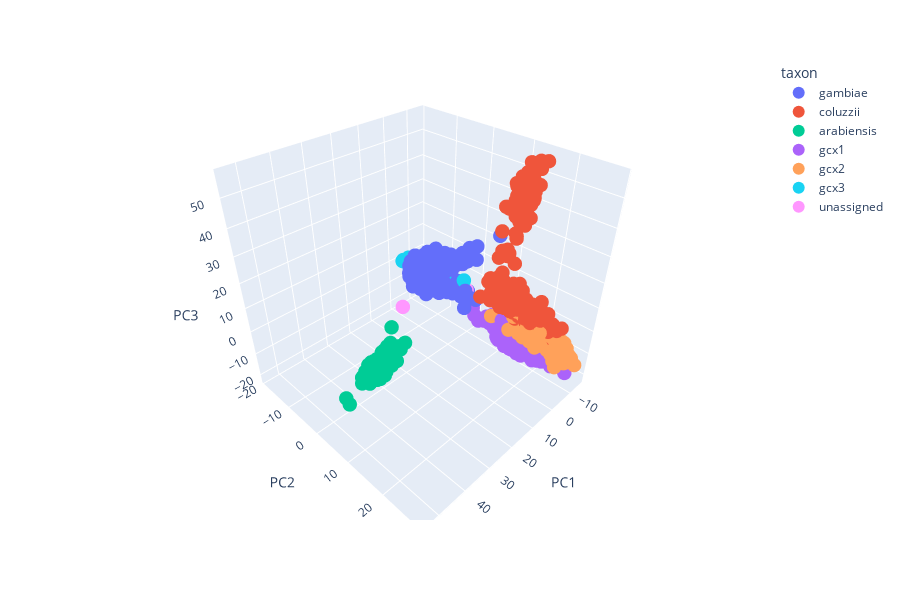

Write notebook code for a chart like this one.
### Code cell
ag3.plot_pca_coords_3d(
    df_pca,
    color="taxon",
)

### Figure 1 — Plotly figure (JSON) as saved in the notebook; plotly's stock layout.template omitted (floating-point values rounded to 4 significant figures; data arrays with more than 128 entries replaced by an {"elided": "..."} marker saying what was removed)
{"data": [{"customdata": {"elided": "1473x10 mixed values"}, "hovertemplate": "<b>%{hovertext}</b><br><br>taxon=%{customdata[2]}<br>PC1=%{x}<br>PC2=%{y}<br>PC3=%{z}<br>partner_sample_id=%{customdata[0]}<br>sample_set=%{customdata[1]}<br>country=%{customdata[3]}<br>admin1_iso=%{customdata[4]}<br>admin1_name=%{customdata[5]}<br>admin2_name=%{customdata[6]}<br>location=%{customdata[7]}<br>year=%{customdata[8]}<br>month=%{customdata[9]}<extra></extra>", "hovertext": {"elided": "1473 str values"}, "legendgroup": "gambiae", "marker": {"color": "#636EFA", "size": 5, "symbol": "circle"}, "mode": "markers", "name": "gambiae", "scene": "scene", "showlegend": true, "type": "scatter3d", "x": {"elided": "1473 float values"}, "y": {"elided": "1473 float values"}, "z": {"elided": "1473 float values"}}, {"customdata": {"elided": "505x10 mixed values"}, "hovertemplate": "<b>%{hovertext}</b><br><br>taxon=%{customdata[2]}<br>PC1=%{x}<br>PC2=%{y}<br>PC3=%{z}<br>partner_sample_id=%{customdata[0]}<br>sample_set=%{customdata[1]}<br>country=%{customdata[3]}<br>admin1_iso=%{customdata[4]}<br>admin1_name=%{customdata[5]}<br>admin2_name=%{customdata[6]}<br>location=%{customdata[7]}<br>year=%{customdata[8]}<br>month=%{customdata[9]}<extra></extra>", "hovertext": {"elided": "505 str values"}, "legendgroup": "coluzzii", "marker": {"color": "#EF553B", "size": 5, "symbol": "circle"}, "mode": "markers", "name": "coluzzii", "scene": "scene", "showlegend": true, "type": "scatter3d", "x": {"elided": "505 float values"}, "y": {"elided": "505 float values"}, "z": {"elided": "505 float values"}}, {"customdata": {"elided": "368x10 mixed values"}, "hovertemplate": "<b>%{hovertext}</b><br><br>taxon=%{customdata[2]}<br>PC1=%{x}<br>PC2=%{y}<br>PC3=%{z}<br>partner_sample_id=%{customdata[0]}<br>sample_set=%{customdata[1]}<br>country=%{customdata[3]}<br>admin1_iso=%{customdata[4]}<br>admin1_name=%{customdata[5]}<br>admin2_name=%{customdata[6]}<br>location=%{customdata[7]}<br>year=%{customdata[8]}<br>month=%{customdata[9]}<extra></extra>", "hovertext": {"elided": "368 str values"}, "legendgroup": "arabiensis", "marker": {"color": "#00CC96", "size": 5, "symbol": "circle"}, "mode": "markers", "name": "arabiensis", "scene": "scene", "showlegend": true, "type": "scatter3d", "x": {"elided": "368 float values"}, "y": {"elided": "368 float values"}, "z": {"elided": "368 float values"}}, {"customdata": {"elided": "170x10 mixed values"}, "hovertemplate": "<b>%{hovertext}</b><br><br>taxon=%{customdata[2]}<br>PC1=%{x}<br>PC2=%{y}<br>PC3=%{z}<br>partner_sample_id=%{customdata[0]}<br>sample_set=%{customdata[1]}<br>country=%{customdata[3]}<br>admin1_iso=%{customdata[4]}<br>admin1_name=%{customdata[5]}<br>admin2_name=%{customdata[6]}<br>location=%{customdata[7]}<br>year=%{customdata[8]}<br>month=%{customdata[9]}<extra></extra>", "hovertext": {"elided": "170 str values"}, "legendgroup": "gcx1", "marker": {"color": "#AB63FA", "size": 5, "symbol": "circle"}, "mode": "markers", "name": "gcx1", "scene": "scene", "showlegend": true, "type": "scatter3d", "x": {"elided": "170 float values"}, "y": {"elided": "170 float values"}, "z": {"elided": "170 float values"}}, {"customdata": {"elided": "200x10 mixed values"}, "hovertemplate": "<b>%{hovertext}</b><br><br>taxon=%{customdata[2]}<br>PC1=%{x}<br>PC2=%{y}<br>PC3=%{z}<br>partner_sample_id=%{customdata[0]}<br>sample_set=%{customdata[1]}<br>country=%{customdata[3]}<br>admin1_iso=%{customdata[4]}<br>admin1_name=%{customdata[5]}<br>admin2_name=%{customdata[6]}<br>location=%{customdata[7]}<br>year=%{customdata[8]}<br>month=%{customdata[9]}<extra></extra>", "hovertext": {"elided": "200 str values"}, "legendgroup": "gcx2", "marker": {"color": "#FFA15A", "size": 5, "symbol": "circle"}, "mode": "markers", "name": "gcx2", "scene": "scene", "showlegend": true, "type": "scatter3d", "x": {"elided": "200 float values"}, "y": {"elided": "200 float values"}, "z": {"elided": "200 float values"}}, {"customdata": {"elided": "65x10 mixed values"}, "hovertemplate": "<b>%{hovertext}</b><br><br>taxon=%{customdata[2]}<br>PC1=%{x}<br>PC2=%{y}<br>PC3=%{z}<br>partner_sample_id=%{customdata[0]}<br>sample_set=%{customdata[1]}<br>country=%{customdata[3]}<br>admin1_iso=%{customdata[4]}<br>admin1_name=%{customdata[5]}<br>admin2_name=%{customdata[6]}<br>location=%{customdata[7]}<br>year=%{customdata[8]}<br>month=%{customdata[9]}<extra></extra>", "hovertext": ["AK0060-C", "AK0049-C", "BL0360-C", "AK0077-C", "AK0045-Cx", "AK0091-C", "AK0117-C", "AK0105-C", "BL0366-C", "AK0116-C", "AK0127-C", "AK0110-C", "AK0065-C", "AK0108-C", "AK0076-C", "AK0109-Cx", "AK0079-C", "AK0072-C", "AK0063-C", "AK0050-C", "AK0095-C", "AK0092-Cx", "AK0068-C", "AK0101-C", "AK0075-Cx", "AK0089-C", "AK0102-C", "BL0352-C", "AK0098-C", "AK0067-C", "BL0357-C", "AK0071-C", "BL0367-C", "AK0119-C", "AK0106-C", "AK0090-Cx", "AK0103-Cx", "BL0394-C", "AK0087-C", "BL0358-C", "AK0093-C", "AK0052-C", "BL0365-C", "BL0046-C", "AK0069-C", "AK0107-C", "AK0081-C", "BL0370-C", "AK0083-C", "AK0051-C", "BL0384-C", "AK0078-C", "AK0062-C", "AK0096-C", "AK0086-C", "AK0099-C", "AK0085-C", "AK0104-C", "AK0082-C", "AK0066-Cx", "AK0073-C", "AK0100-Cx", "AK0070-C", "AK0088-C", "AK0094-C"], "legendgroup": "gcx3", "marker": {"color": "#19D3F3", "size": 5, "symbol": "circle"}, "mode": "markers", "name": "gcx3", "scene": "scene", "showlegend": true, "type": "scatter3d", "x": [-5.141, -2.945, -4.014, -5.799, -2.913, -5.172, -4.867, -3.962, -7.049, -4.087, -3.997, -4.634, -6.422, -5.299, -5.957, -6.406, -6.066, -5.165, -2.267, -3.645, -5.746, -4.16, -4.467, -4.273, -6.237, -4.821, -4.918, -3.979, -4.258, -5.634, -7.774, -3.192, -2.907, -4.881, -3.553, -3.348, -3.371, -6.839, -4.064, -5.648, -4.111, -4.418, -3.691, -4.099, -5.964, -5.071, -3.101, -7.664, -4.169, -3.316, -4.583, -4.969, -4.462, -4.792, -4.834, -3.035, -3.761, -4.162, -5.729, -4.289, -4.855, -5.727, -5.616, -3.445, -4.026], "y": [-15.08, -16.18, -12.03, -15.85, -15.2, -14.66, -18.97, -14.02, -1.651, -15.89, -15.68, -14.15, -12.63, -17.41, -14.2, -14.79, -14.95, -14.92, -12.61, -14.61, -14.21, -12.52, -15.86, -14.26, -14.87, -16.44, -13.22, -15.24, -14.97, -13.9, -0.9446, -15.48, -10.41, -14.77, -15.48, -13.44, -18.13, -0.04728, -14.17, -13.09, -16.21, -17.17, -13.41, -16.07, -13.57, -16.85, -14.85, -3.498, -15.03, -13.63, -15.59, -14.63, -15.11, -15.68, -15.61, -16.85, -13.76, -15.68, -15.2, -15.22, -15.25, -15.94, -15.77, -14.94, -14.7], "z": [-0.2774, 1.483, 0.1908, 0.7139, 0.7115, 0.8726, -0.6426, 1.876, -0.3957, 1.615, 1.505, -0.2807, -1.546, 1.399, -1.013, -0.7153, 0.8127, 0.4643, 1.3, -1.296, 0.4778, 0.3995, -1.331, 1.771, 0.9959, 0.01607, -0.883, 0.6034, 0.7729, -1.473, 0.9043, -1.033, 0.9414, 0.709, -0.6734, -0.6062, 0.193, 3.004, 1.067, 0.006698, 1.084, -0.03093, 2.271, 0.9219, 0.4078, 1.888, 2.101, 0.3298, 1.08, -0.04451, 1.652, 1.043, 1.423, 2.088, 1.902, 1.97, -0.9161, 0.859, 0.9123, -1.267, 1.843, 1.235, -0.3089, 1.048, 1.207]}, {"customdata": [["3_A2", "AG1000G-UG", "unassigned", "Uganda", "UG-E", "Eastern Region", "Tororo", "Nagongera", 2012, 10], ["KV1238", "AG1000G-GN-B", "unassigned", "Mali", "ML-3", "Sikasso", "Yanfolila", "Takan", 2012, 10], ["KV1333", "AG1000G-GN-B", "unassigned", "Mali", "ML-3", "Sikasso", "Yanfolila", "Toumani Oulena", 2012, 10]], "hovertemplate": "<b>%{hovertext}</b><br><br>taxon=%{customdata[2]}<br>PC1=%{x}<br>PC2=%{y}<br>PC3=%{z}<br>partner_sample_id=%{customdata[0]}<br>sample_set=%{customdata[1]}<br>country=%{customdata[3]}<br>admin1_iso=%{customdata[4]}<br>admin1_name=%{customdata[5]}<br>admin2_name=%{customdata[6]}<br>location=%{customdata[7]}<br>year=%{customdata[8]}<br>month=%{customdata[9]}<extra></extra>", "hovertext": ["AC0198-C", "AV0255-C", "AV0331-C"], "legendgroup": "unassigned", "marker": {"color": "#FF97FF", "size": 5, "symbol": "circle"}, "mode": "markers", "name": "unassigned", "scene": "scene", "showlegend": true, "type": "scatter3d", "x": [15.0, -8.881, -6.252], "y": [-4.549, 12.24, 1.254], "z": [-0.1822, 0.8074, -0.003813]}], "layout": {"height": 600, "legend": {"itemsizing": "constant", "title": {"text": "taxon"}, "tracegroupgap": 0}, "margin": {"t": 60}, "scene": {"aspectmode": "cube", "domain": {"x": [0, 1], "y": [0, 1]}, "xaxis": {"title": {"text": "PC1"}}, "yaxis": {"title": {"text": "PC2"}}, "zaxis": {"title": {"text": "PC3"}}}, "width": 900}}
